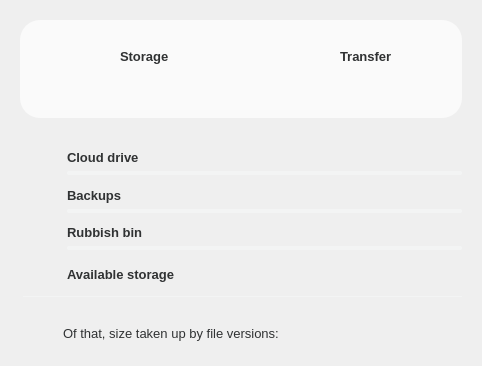
<?xml version="1.0" encoding="UTF-8"?>
<ui version="4.0">
 <class>AccountDetailsDialog</class>
 <widget class="QDialog" name="AccountDetailsDialog">
  <property name="enabled">
   <bool>true</bool>
  </property>
  <property name="geometry">
   <rect>
    <x>0</x>
    <y>0</y>
    <width>440</width>
    <height>366</height>
   </rect>
  </property>
  <property name="windowTitle">
   <string>Account usage details</string>
  </property>
  <property name="windowIcon">
   <iconset theme="mega"/>
  </property>
  <property name="styleSheet">
   <string notr="true">/*ColorTokenIcon;Button;bCloudDrive;active;off;colorToken.icon-secondary*/
/*ColorTokenIcon;Button;bCloudDrive;normal;off;colorToken.icon-secondary*/
/*ColorTokenIcon;Button;bVault;active;off;colorToken.icon-secondary*/
/*ColorTokenIcon;Button;bVault;normal;off;colorToken.icon-secondary*/
/*ColorTokenIcon;Button;bRubbish;normal;off;colorToken.icon-secondary*/
/*ColorTokenIcon;Button;bRubbish;active;off;colorToken.icon-secondary*/
/*ColorTokenIcon;Button;bAvailable;normal;off;colorToken.icon-secondary*/
/*ColorTokenIcon;Button;bAvailable;active;off;colorToken.icon-secondary*/
/*ColorTokenIcon;Button;bVersionIcon;normal;off;colorToken.icon-secondary*/
/*ColorTokenIcon;Button;bVersionIcon;active;off;colorToken.icon-secondary*/

#wCircularStorage, #wCircularTransfer
{
qproperty-outerCircleBackgroundColor: #f3f4f4; /*colorToken.surface-2*/
qproperty-innerCircleBackgroundColor: #ffffff; /*colorToken.page-background*/

qproperty-lightOkProgressBarColors: #477ef7; /*colorToken.indicator-indigo*/
qproperty-darkOkProgressBarColors: #477ef7; /*colorToken.indicator-indigo*/
qproperty-lightWarnProgressBarColors: #fb6514; /*colorToken.indicator-orange*/
qproperty-darkWarnProgressBarColors: #fb6514; /*colorToken.indicator-orange*/
qproperty-lightFullProgressBarColors: #F63D6B; /*colorToken.indicator-pink*/
qproperty-darkFullProgressBarColors: #F63D6B; /*colorToken.indicator-pink*/

qproperty-okStateTextColor: #303233; /*colorToken.text-primary*/
}

#AccountDetailsDialog[storageState=&quot;warning&quot;] #headerBox #lUsedStorage
{
color: #fb6514; /*colorToken.indicator-orange*/
}

#AccountDetailsDialog[storageState=&quot;full&quot;] #headerBox #lUsedStorage
{
color: #f63d6b; /*colorToken.indicator-pink*/
}

#AccountDetailsDialog[transferState=&quot;warning&quot;] #headerBox #lUsedTransfer
{
color: #fb6514; /*colorToken.indicator-orange*/
}

#AccountDetailsDialog[transferState=&quot;full&quot;] #headerBox #lUsedTransfer
{
color: #f63d6b; /*colorToken.indicator-pink*/
}

#pLoading, #pStorageAndTransferUsage, #wStorageUsage, #wTransferUsage, #wStorageDetails, #wTransferDetails
{
background-color: transparent;
}

QGroupBox
{
margin-top: 20px;
margin-right: 20px;
margin-left: 20px;
margin-bottom: 20px;
}

#line
{
background-color: #f3f4f4; /*colorToken.surface-2*/
border-style: none;
}

#headerBox
{
border-style:none;
border-radius:20px;
background-color: #fafafa; /*colorToken.surface-1*/
}

QProgressBar
{
height: 4px;
min-height: 4px;
max-height: 4px;
border:0px;
border-radius: 2px;
background-color: #f3f4f4; /*colorToken.surface-2*/
margin-bottom: 4px;
}

QProgressBar::chunk
{
background-color: #477EF7; /*colorToken.indicator-indigo*/
border-radius: 2px;
border:0px;
}

#wDetailedUsage QPushButton, #bVersionIcon
{
border-style: none;
background-color: transparent;
padding-left: 10px;
padding-right: 10px;
height: 22px;
color: transparent;
font-weight: bold;
}

#AccountDetailsDialog
{
border-radius: 0 0 4px 4px;
}

QLabel
{
font-family: &quot;Lato&quot;;
background-color: transparent;
color: #303233; /*colorToken.text-primary*/
font-size: 13px;
}

#sHeader
{
    background-color: transparent;
    height: 96px;
    width: 440px;
    height: 96px;
    width: 440px;
    max-height: 96px;
    min-height: 96px;
    max-width:440px;
    min-width:440px;
}

#lCloudDrive, #lVault, #lRubbish, #lStorage, #lTransfer, #lAvailable
{
  font-weight: bold;
}

#lStorage, #lTransfer
{
  qproperty-alignment: 'AlignLeft | AlignVCenter';
}

#lCloudDrive, #lVault, #lRubbish, #lAvailable
{
    qproperty-alignment: 'AlignLeft | AlignBottom';
}

#wCloudDrive, #wRubbish, #wVault
{
    border: 0px;
}

#lStorage, #lTransfer, #lUsedStorage, #lUsedTransfer
{
    margin-left: 6px;
}

#lStorage, #lTransfer
{
    padding-bottom: 4px;
}

#lUsedCloudDrive, #lUsedVault,  #lUsedRubbish
{
    qproperty-alignment: 'AlignRight | AlignBottom';
    padding-right: 4px;
}

#lUsedByVersions
{
    qproperty-alignment: 'AlignRight | AlignVCenter';
    padding-right: 8px;
}

#wDetailedUsage
{
    min-height: 120px;
}

#AccountDetailsDialog[storageState=&quot;warning&quot;] #wDetailedUsage QProgressBar::chunk
{
  background-color: #FF993B;
}

#AccountDetailsDialog[storageState=&quot;full&quot;] #wDetailedUsage  QProgressBar::chunk
{
  background-color: #FF5646;
}

#bCloudDrive, #bVault, #bRubbish
{
    qproperty-iconSize: 24px;
}

#lLoading
{
    border-radius: 16px;
    background-color: transparent;
    height: 32px;
    max-height: 32px;
    min-height: 32px;
    max-width:440px;
    min-width:10px;
    font-size: 14px;
    color: #303233; /*colorToken.text-primary*/
    padding-left:24px;
    padding-right:24px;
    qproperty-alignment: 'AlignVCenter | AlignHCenter';
}

#pLoading, #pStorageAndTransferUsage
{
    height: 96px;
    width: 440px;
    max-height: 96px;
    min-height: 96px;
    max-width:440px;
    min-width:440px;
}

#AccountDetailsDialog[loading=true]  #sHeader
{
    /* Loading page */
    qproperty-currentIndex: 0;
}

#AccountDetailsDialog[loading=false]  #sHeader
{
    /* Usage page */
    qproperty-currentIndex: 1;
}

#AccountDetailsDialog[accountType=&quot;free&quot;] #pStorageAndTransferUsage QStackedWidget, #AccountDetailsDialog[accountType=&quot;pro&quot;] #pStorageAndTransferUsage QStackedWidget
{
    /* Business account pages */
    qproperty-currentIndex: 0;
}

#AccountDetailsDialog[accountType=&quot;business&quot;]  #pStorageAndTransferUsage QStackedWidget
{
    /* Non-business account pages */
    qproperty-currentIndex: 1;
}

#pStorageAndTransferUsage #sStorage, #sTransfer
{
height: 65px;
width: 70px;
min-height: 65px;
min-width: 70px;
max-height: 65px;
max-width: 70px;
margin-left: 20px;
background-color: transparent;
}

#wStorageUsage, #wTransferUsage
{
height: 96px;
width: 219px;
max-height: 96px;
min-height: 96px;
max-width:219px;
min-width:219px;
}

#wStorageUsage
{
    border-right: 1px solid transparent;
}

#wTransferUsage
{
    border-left: 1px solid transparent;
}

#pStorageAndTransferUsage QPushButton
{
    qproperty-iconSize: 44px;
    border:0px;
}

#AccountDetailsDialog[accountType=&quot;business&quot;] #bBusinessStorage
{
    qproperty-icon :url(:/images/storage_for_business.png);
}

#AccountDetailsDialog[accountType=&quot;business&quot;]  #bBusinessTransfer
{
    qproperty-icon :url(:/images/transfer_for_business.png);
}
</string>
  </property>
  <property name="sizeGripEnabled">
   <bool>false</bool>
  </property>
  <property name="modal">
   <bool>false</bool>
  </property>
  <layout class="QVBoxLayout" name="verticalLayout_5">
   <property name="spacing">
    <number>0</number>
   </property>
   <property name="leftMargin">
    <number>0</number>
   </property>
   <property name="topMargin">
    <number>0</number>
   </property>
   <property name="rightMargin">
    <number>0</number>
   </property>
   <property name="bottomMargin">
    <number>0</number>
   </property>
   <item>
    <widget class="QGroupBox" name="headerBox">
     <property name="title">
      <string/>
     </property>
     <layout class="QHBoxLayout" name="horizontalLayout_8">
      <property name="spacing">
       <number>0</number>
      </property>
      <property name="leftMargin">
       <number>0</number>
      </property>
      <property name="topMargin">
       <number>0</number>
      </property>
      <property name="rightMargin">
       <number>0</number>
      </property>
      <property name="bottomMargin">
       <number>0</number>
      </property>
      <item>
       <widget class="QStackedWidget" name="sHeader">
        <property name="minimumSize">
         <size>
          <width>440</width>
          <height>96</height>
         </size>
        </property>
        <property name="maximumSize">
         <size>
          <width>440</width>
          <height>96</height>
         </size>
        </property>
        <property name="lineWidth">
         <number>1</number>
        </property>
        <property name="currentIndex">
         <number>1</number>
        </property>
        <widget class="QWidget" name="pLoading">
         <layout class="QGridLayout" name="gridLayout">
          <property name="leftMargin">
           <number>0</number>
          </property>
          <property name="topMargin">
           <number>0</number>
          </property>
          <property name="rightMargin">
           <number>0</number>
          </property>
          <property name="bottomMargin">
           <number>0</number>
          </property>
          <property name="spacing">
           <number>0</number>
          </property>
          <item row="2" column="1">
           <spacer name="verticalSpacer_6">
            <property name="orientation">
             <enum>Qt::Vertical</enum>
            </property>
            <property name="sizeHint" stdset="0">
             <size>
              <width>103</width>
              <height>16</height>
             </size>
            </property>
           </spacer>
          </item>
          <item row="0" column="1">
           <spacer name="verticalSpacer_5">
            <property name="orientation">
             <enum>Qt::Vertical</enum>
            </property>
            <property name="sizeHint" stdset="0">
             <size>
              <width>103</width>
              <height>16</height>
             </size>
            </property>
           </spacer>
          </item>
          <item row="1" column="1">
           <widget class="QLabel" name="lLoading">
            <property name="sizePolicy">
             <sizepolicy hsizetype="Minimum" vsizetype="Preferred">
              <horstretch>0</horstretch>
              <verstretch>0</verstretch>
             </sizepolicy>
            </property>
            <property name="text">
             <string>Loading...</string>
            </property>
           </widget>
          </item>
          <item row="1" column="0">
           <spacer name="horizontalSpacer_7">
            <property name="orientation">
             <enum>Qt::Horizontal</enum>
            </property>
            <property name="sizeHint" stdset="0">
             <size>
              <width>40</width>
              <height>20</height>
             </size>
            </property>
           </spacer>
          </item>
          <item row="1" column="2">
           <spacer name="horizontalSpacer_8">
            <property name="orientation">
             <enum>Qt::Horizontal</enum>
            </property>
            <property name="sizeHint" stdset="0">
             <size>
              <width>40</width>
              <height>20</height>
             </size>
            </property>
           </spacer>
          </item>
         </layout>
        </widget>
        <widget class="QWidget" name="pStorageAndTransferUsage">
         <property name="minimumSize">
          <size>
           <width>440</width>
           <height>96</height>
          </size>
         </property>
         <property name="maximumSize">
          <size>
           <width>440</width>
           <height>96</height>
          </size>
         </property>
         <layout class="QHBoxLayout" name="horizontalLayout_22">
          <property name="spacing">
           <number>0</number>
          </property>
          <property name="leftMargin">
           <number>0</number>
          </property>
          <property name="topMargin">
           <number>0</number>
          </property>
          <property name="rightMargin">
           <number>0</number>
          </property>
          <property name="bottomMargin">
           <number>0</number>
          </property>
          <item>
           <widget class="QWidget" name="wStorageUsage" native="true">
            <property name="minimumSize">
             <size>
              <width>220</width>
              <height>96</height>
             </size>
            </property>
            <property name="maximumSize">
             <size>
              <width>220</width>
              <height>96</height>
             </size>
            </property>
            <layout class="QHBoxLayout" name="horizontalLayout_23">
             <property name="spacing">
              <number>0</number>
             </property>
             <property name="leftMargin">
              <number>0</number>
             </property>
             <property name="topMargin">
              <number>0</number>
             </property>
             <property name="rightMargin">
              <number>0</number>
             </property>
             <property name="bottomMargin">
              <number>0</number>
             </property>
             <item>
              <widget class="QStackedWidget" name="sStorage">
               <property name="currentIndex">
                <number>0</number>
               </property>
               <widget class="CircularUsageProgressBar" name="wCircularStorage"/>
               <widget class="QWidget" name="wBusinessStorage">
                <layout class="QHBoxLayout" name="horizontalLayout_24">
                 <property name="spacing">
                  <number>0</number>
                 </property>
                 <property name="leftMargin">
                  <number>0</number>
                 </property>
                 <property name="topMargin">
                  <number>0</number>
                 </property>
                 <property name="rightMargin">
                  <number>0</number>
                 </property>
                 <property name="bottomMargin">
                  <number>0</number>
                 </property>
                 <item>
                  <widget class="QPushButton" name="bBusinessStorage"/>
                 </item>
                </layout>
               </widget>
              </widget>
             </item>
             <item>
              <widget class="QWidget" name="wStorageDetails" native="true">
               <layout class="QVBoxLayout" name="verticalLayout_2">
                <property name="spacing">
                 <number>0</number>
                </property>
                <property name="leftMargin">
                 <number>0</number>
                </property>
                <property name="topMargin">
                 <number>0</number>
                </property>
                <property name="rightMargin">
                 <number>0</number>
                </property>
                <property name="bottomMargin">
                 <number>0</number>
                </property>
                <item>
                 <spacer name="verticalSpacer">
                  <property name="orientation">
                   <enum>Qt::Vertical</enum>
                  </property>
                  <property name="sizeHint" stdset="0">
                   <size>
                    <width>20</width>
                    <height>40</height>
                   </size>
                  </property>
                 </spacer>
                </item>
                <item>
                 <widget class="QLabel" name="lStorage">
                  <property name="text">
                   <string>Storage</string>
                  </property>
                 </widget>
                </item>
                <item>
                 <layout class="QHBoxLayout" name="horizontalLayout_2">
                  <property name="spacing">
                   <number>0</number>
                  </property>
                  <item>
                   <widget class="QLabel" name="lUsedStorage"/>
                  </item>
                  <item>
                   <widget class="QLabel" name="lTotalStorage"/>
                  </item>
                  <item>
                   <spacer name="horizontalSpacer">
                    <property name="orientation">
                     <enum>Qt::Horizontal</enum>
                    </property>
                    <property name="sizeHint" stdset="0">
                     <size>
                      <width>40</width>
                      <height>20</height>
                     </size>
                    </property>
                   </spacer>
                  </item>
                 </layout>
                </item>
                <item>
                 <spacer name="verticalSpacer_2">
                  <property name="orientation">
                   <enum>Qt::Vertical</enum>
                  </property>
                  <property name="sizeHint" stdset="0">
                   <size>
                    <width>20</width>
                    <height>40</height>
                   </size>
                  </property>
                 </spacer>
                </item>
               </layout>
              </widget>
             </item>
            </layout>
           </widget>
          </item>
          <item>
           <widget class="QWidget" name="wTransferUsage" native="true">
            <property name="minimumSize">
             <size>
              <width>220</width>
              <height>96</height>
             </size>
            </property>
            <property name="maximumSize">
             <size>
              <width>220</width>
              <height>96</height>
             </size>
            </property>
            <layout class="QHBoxLayout" name="horizontalLayout_25">
             <property name="spacing">
              <number>0</number>
             </property>
             <property name="leftMargin">
              <number>0</number>
             </property>
             <property name="topMargin">
              <number>0</number>
             </property>
             <property name="rightMargin">
              <number>0</number>
             </property>
             <property name="bottomMargin">
              <number>0</number>
             </property>
             <item>
              <widget class="QStackedWidget" name="sTransfer">
               <widget class="CircularUsageProgressBar" name="wCircularTransfer"/>
               <widget class="QWidget" name="wBusinessTransfer">
                <layout class="QHBoxLayout" name="horizontalLayout_26">
                 <property name="spacing">
                  <number>0</number>
                 </property>
                 <property name="leftMargin">
                  <number>0</number>
                 </property>
                 <property name="topMargin">
                  <number>0</number>
                 </property>
                 <property name="rightMargin">
                  <number>0</number>
                 </property>
                 <property name="bottomMargin">
                  <number>0</number>
                 </property>
                 <item>
                  <widget class="QPushButton" name="bBusinessTransfer"/>
                 </item>
                </layout>
               </widget>
              </widget>
             </item>
             <item>
              <widget class="QWidget" name="wTransferDetails" native="true">
               <layout class="QVBoxLayout" name="verticalLayout_6">
                <property name="spacing">
                 <number>0</number>
                </property>
                <property name="leftMargin">
                 <number>0</number>
                </property>
                <property name="topMargin">
                 <number>0</number>
                </property>
                <property name="rightMargin">
                 <number>0</number>
                </property>
                <property name="bottomMargin">
                 <number>0</number>
                </property>
                <item>
                 <spacer name="verticalSpacer_3">
                  <property name="orientation">
                   <enum>Qt::Vertical</enum>
                  </property>
                  <property name="sizeHint" stdset="0">
                   <size>
                    <width>20</width>
                    <height>40</height>
                   </size>
                  </property>
                 </spacer>
                </item>
                <item>
                 <widget class="QLabel" name="lTransfer">
                  <property name="text">
                   <string>Transfer</string>
                  </property>
                 </widget>
                </item>
                <item>
                 <layout class="QHBoxLayout" name="horizontalLayout_5">
                  <property name="spacing">
                   <number>0</number>
                  </property>
                  <item>
                   <widget class="QLabel" name="lUsedTransfer"/>
                  </item>
                  <item>
                   <widget class="QLabel" name="lTotalTransfer"/>
                  </item>
                  <item>
                   <spacer name="horizontalSpacer_2">
                    <property name="orientation">
                     <enum>Qt::Horizontal</enum>
                    </property>
                    <property name="sizeHint" stdset="0">
                     <size>
                      <width>40</width>
                      <height>20</height>
                     </size>
                    </property>
                   </spacer>
                  </item>
                 </layout>
                </item>
                <item>
                 <spacer name="verticalSpacer_4">
                  <property name="orientation">
                   <enum>Qt::Vertical</enum>
                  </property>
                  <property name="sizeHint" stdset="0">
                   <size>
                    <width>20</width>
                    <height>40</height>
                   </size>
                  </property>
                 </spacer>
                </item>
               </layout>
              </widget>
             </item>
            </layout>
           </widget>
          </item>
         </layout>
        </widget>
       </widget>
      </item>
     </layout>
    </widget>
   </item>
   <item>
    <widget class="QWidget" name="wDetailedUsage" native="true">
     <property name="minimumSize">
      <size>
       <width>0</width>
       <height>120</height>
      </size>
     </property>
     <property name="maximumSize">
      <size>
       <width>16777215</width>
       <height>16777215</height>
      </size>
     </property>
     <layout class="QVBoxLayout" name="verticalLayout_4">
      <property name="spacing">
       <number>17</number>
      </property>
      <property name="leftMargin">
       <number>23</number>
      </property>
      <property name="rightMargin">
       <number>20</number>
      </property>
      <item>
       <widget class="QWidget" name="wCloudDrive" native="true">
        <property name="sizePolicy">
         <sizepolicy hsizetype="Preferred" vsizetype="Fixed">
          <horstretch>0</horstretch>
          <verstretch>0</verstretch>
         </sizepolicy>
        </property>
        <property name="minimumSize">
         <size>
          <width>0</width>
          <height>32</height>
         </size>
        </property>
        <property name="maximumSize">
         <size>
          <width>16777215</width>
          <height>32</height>
         </size>
        </property>
        <layout class="QHBoxLayout" name="horizontalLayout">
         <property name="spacing">
          <number>12</number>
         </property>
         <property name="leftMargin">
          <number>0</number>
         </property>
         <property name="topMargin">
          <number>0</number>
         </property>
         <property name="rightMargin">
          <number>0</number>
         </property>
         <property name="bottomMargin">
          <number>0</number>
         </property>
         <item>
          <widget class="QPushButton" name="bCloudDrive">
           <property name="enabled">
            <bool>true</bool>
           </property>
           <property name="sizePolicy">
            <sizepolicy hsizetype="Fixed" vsizetype="Fixed">
             <horstretch>0</horstretch>
             <verstretch>0</verstretch>
            </sizepolicy>
           </property>
           <property name="minimumSize">
            <size>
             <width>32</width>
             <height>32</height>
            </size>
           </property>
           <property name="maximumSize">
            <size>
             <width>32</width>
             <height>32</height>
            </size>
           </property>
           <property name="icon">
            <iconset resource="../Resources_win.qrc">
             <normaloff>:/images/account_details/cloud.svg</normaloff>:/images/account_details/cloud.svg</iconset>
           </property>
           <property name="iconSize">
            <size>
             <width>24</width>
             <height>24</height>
            </size>
           </property>
           <property name="autoDefault">
            <bool>true</bool>
           </property>
           <property name="default">
            <bool>false</bool>
           </property>
           <property name="flat">
            <bool>false</bool>
           </property>
          </widget>
         </item>
         <item>
          <layout class="QVBoxLayout" name="verticalLayout">
           <property name="spacing">
            <number>4</number>
           </property>
           <item>
            <layout class="QHBoxLayout" name="horizontalLayout_3">
             <property name="spacing">
              <number>0</number>
             </property>
             <item>
              <widget class="QLabel" name="lCloudDrive">
               <property name="text">
                <string>Cloud drive</string>
               </property>
              </widget>
             </item>
             <item>
              <widget class="QLabel" name="lUsedCloudDrive"/>
             </item>
            </layout>
           </item>
           <item>
            <widget class="QProgressBar" name="pbCloudDrive">
             <property name="value">
              <number>0</number>
             </property>
             <property name="textVisible">
              <bool>false</bool>
             </property>
            </widget>
           </item>
          </layout>
         </item>
        </layout>
       </widget>
      </item>
      <item>
       <widget class="QWidget" name="wVault" native="true">
        <property name="sizePolicy">
         <sizepolicy hsizetype="Preferred" vsizetype="Fixed">
          <horstretch>0</horstretch>
          <verstretch>0</verstretch>
         </sizepolicy>
        </property>
        <property name="minimumSize">
         <size>
          <width>0</width>
          <height>32</height>
         </size>
        </property>
        <property name="maximumSize">
         <size>
          <width>16777215</width>
          <height>32</height>
         </size>
        </property>
        <layout class="QHBoxLayout" name="horizontalLayout_21">
         <property name="spacing">
          <number>12</number>
         </property>
         <property name="leftMargin">
          <number>0</number>
         </property>
         <property name="topMargin">
          <number>0</number>
         </property>
         <property name="rightMargin">
          <number>0</number>
         </property>
         <property name="bottomMargin">
          <number>0</number>
         </property>
         <item>
          <widget class="QPushButton" name="bVault">
           <property name="sizePolicy">
            <sizepolicy hsizetype="Fixed" vsizetype="Fixed">
             <horstretch>0</horstretch>
             <verstretch>0</verstretch>
            </sizepolicy>
           </property>
           <property name="minimumSize">
            <size>
             <width>32</width>
             <height>32</height>
            </size>
           </property>
           <property name="maximumSize">
            <size>
             <width>32</width>
             <height>32</height>
            </size>
           </property>
           <property name="icon">
            <iconset resource="../Resources_win.qrc">
             <normaloff>:/images/account_details/database.svg</normaloff>:/images/account_details/database.svg</iconset>
           </property>
           <property name="iconSize">
            <size>
             <width>24</width>
             <height>24</height>
            </size>
           </property>
          </widget>
         </item>
         <item>
          <layout class="QVBoxLayout" name="verticalLayout_20">
           <property name="spacing">
            <number>4</number>
           </property>
           <item>
            <layout class="QHBoxLayout" name="horizontalLayout_30">
             <property name="spacing">
              <number>0</number>
             </property>
             <item>
              <widget class="QLabel" name="lVault">
               <property name="text">
                <string>Backups</string>
               </property>
              </widget>
             </item>
             <item>
              <widget class="QLabel" name="lUsedVault"/>
             </item>
            </layout>
           </item>
           <item>
            <widget class="QProgressBar" name="pbVault">
             <property name="value">
              <number>0</number>
             </property>
             <property name="textVisible">
              <bool>false</bool>
             </property>
            </widget>
           </item>
          </layout>
         </item>
        </layout>
       </widget>
      </item>
      <item>
       <widget class="QWidget" name="wRubbish" native="true">
        <property name="sizePolicy">
         <sizepolicy hsizetype="Preferred" vsizetype="Fixed">
          <horstretch>0</horstretch>
          <verstretch>0</verstretch>
         </sizepolicy>
        </property>
        <property name="minimumSize">
         <size>
          <width>0</width>
          <height>32</height>
         </size>
        </property>
        <property name="maximumSize">
         <size>
          <width>16777215</width>
          <height>32</height>
         </size>
        </property>
        <layout class="QHBoxLayout" name="horizontalLayout_7">
         <property name="spacing">
          <number>12</number>
         </property>
         <property name="leftMargin">
          <number>0</number>
         </property>
         <property name="topMargin">
          <number>0</number>
         </property>
         <property name="rightMargin">
          <number>0</number>
         </property>
         <property name="bottomMargin">
          <number>0</number>
         </property>
         <item>
          <widget class="QPushButton" name="bRubbish">
           <property name="sizePolicy">
            <sizepolicy hsizetype="Fixed" vsizetype="Fixed">
             <horstretch>0</horstretch>
             <verstretch>0</verstretch>
            </sizepolicy>
           </property>
           <property name="minimumSize">
            <size>
             <width>32</width>
             <height>32</height>
            </size>
           </property>
           <property name="maximumSize">
            <size>
             <width>32</width>
             <height>32</height>
            </size>
           </property>
           <property name="icon">
            <iconset resource="../Resources_win.qrc">
             <normaloff>:/images/account_details/trash.svg</normaloff>:/images/account_details/trash.svg</iconset>
           </property>
           <property name="iconSize">
            <size>
             <width>24</width>
             <height>24</height>
            </size>
           </property>
          </widget>
         </item>
         <item>
          <layout class="QVBoxLayout" name="verticalLayout_3">
           <property name="spacing">
            <number>4</number>
           </property>
           <item>
            <layout class="QHBoxLayout" name="horizontalLayout_4">
             <property name="spacing">
              <number>0</number>
             </property>
             <item>
              <widget class="QLabel" name="lRubbish">
               <property name="text">
                <string>Rubbish bin</string>
               </property>
              </widget>
             </item>
             <item>
              <widget class="QLabel" name="lUsedRubbish"/>
             </item>
            </layout>
           </item>
           <item>
            <widget class="QProgressBar" name="pbRubbish">
             <property name="value">
              <number>0</number>
             </property>
             <property name="textVisible">
              <bool>false</bool>
             </property>
            </widget>
           </item>
          </layout>
         </item>
        </layout>
       </widget>
      </item>
      <item>
       <widget class="QWidget" name="wAvailable" native="true">
        <property name="sizePolicy">
         <sizepolicy hsizetype="Preferred" vsizetype="Fixed">
          <horstretch>0</horstretch>
          <verstretch>0</verstretch>
         </sizepolicy>
        </property>
        <property name="minimumSize">
         <size>
          <width>0</width>
          <height>32</height>
         </size>
        </property>
        <property name="maximumSize">
         <size>
          <width>16777215</width>
          <height>32</height>
         </size>
        </property>
        <layout class="QHBoxLayout" name="horizontalLayout_12">
         <property name="spacing">
          <number>12</number>
         </property>
         <property name="leftMargin">
          <number>0</number>
         </property>
         <property name="topMargin">
          <number>0</number>
         </property>
         <property name="rightMargin">
          <number>0</number>
         </property>
         <property name="bottomMargin">
          <number>0</number>
         </property>
         <item>
          <widget class="QPushButton" name="bAvailable">
           <property name="sizePolicy">
            <sizepolicy hsizetype="Fixed" vsizetype="Fixed">
             <horstretch>0</horstretch>
             <verstretch>0</verstretch>
            </sizepolicy>
           </property>
           <property name="minimumSize">
            <size>
             <width>32</width>
             <height>32</height>
            </size>
           </property>
           <property name="maximumSize">
            <size>
             <width>32</width>
             <height>32</height>
            </size>
           </property>
           <property name="icon">
            <iconset resource="../Resources_win.qrc">
             <normaloff>:/images/account_details/pie.svg</normaloff>:/images/account_details/pie.svg</iconset>
           </property>
           <property name="iconSize">
            <size>
             <width>24</width>
             <height>24</height>
            </size>
           </property>
          </widget>
         </item>
         <item>
          <layout class="QHBoxLayout" name="horizontalLayout_13">
           <property name="spacing">
            <number>0</number>
           </property>
           <property name="rightMargin">
            <number>8</number>
           </property>
           <item alignment="Qt::AlignVCenter">
            <widget class="QLabel" name="lAvailable">
             <property name="text">
              <string>Available storage</string>
             </property>
            </widget>
           </item>
           <item alignment="Qt::AlignRight|Qt::AlignVCenter">
            <widget class="QLabel" name="lAvailableStorage"/>
           </item>
          </layout>
         </item>
        </layout>
       </widget>
      </item>
      <item>
       <widget class="Line" name="line">
        <property name="maximumSize">
         <size>
          <width>16777215</width>
          <height>1</height>
         </size>
        </property>
        <property name="frameShadow">
         <enum>QFrame::Plain</enum>
        </property>
        <property name="lineWidth">
         <number>1</number>
        </property>
        <property name="orientation">
         <enum>Qt::Horizontal</enum>
        </property>
       </widget>
      </item>
     </layout>
    </widget>
   </item>
   <item>
    <widget class="QWidget" name="wSizeVersions" native="true">
     <layout class="QHBoxLayout" name="horizontalLayout_6">
      <property name="leftMargin">
       <number>25</number>
      </property>
      <property name="topMargin">
       <number>11</number>
      </property>
      <property name="rightMargin">
       <number>7</number>
      </property>
      <property name="bottomMargin">
       <number>17</number>
      </property>
      <item>
       <widget class="QPushButton" name="bVersionIcon">
        <property name="sizePolicy">
         <sizepolicy hsizetype="Fixed" vsizetype="Fixed">
          <horstretch>0</horstretch>
          <verstretch>0</verstretch>
         </sizepolicy>
        </property>
        <property name="minimumSize">
         <size>
          <width>32</width>
          <height>32</height>
         </size>
        </property>
        <property name="maximumSize">
         <size>
          <width>32</width>
          <height>32</height>
         </size>
        </property>
        <property name="icon">
         <iconset resource="../Resources_win.qrc">
          <normaloff>:/images/account_details/versions.svg</normaloff>:/images/account_details/versions.svg</iconset>
        </property>
        <property name="iconSize">
         <size>
          <width>24</width>
          <height>24</height>
         </size>
        </property>
       </widget>
      </item>
      <item>
       <widget class="QLabel" name="lVersions">
        <property name="sizePolicy">
         <sizepolicy hsizetype="Expanding" vsizetype="Preferred">
          <horstretch>0</horstretch>
          <verstretch>0</verstretch>
         </sizepolicy>
        </property>
        <property name="text">
         <string>Of that, size taken up by file versions:</string>
        </property>
        <property name="wordWrap">
         <bool>true</bool>
        </property>
       </widget>
      </item>
      <item>
       <widget class="QLabel" name="lUsedByVersions"/>
      </item>
     </layout>
    </widget>
   </item>
  </layout>
 </widget>
 <customwidgets>
  <customwidget>
   <class>CircularUsageProgressBar</class>
   <extends>QWidget</extends>
   <header>CircularUsageProgressBar.h</header>
   <container>1</container>
  </customwidget>
 </customwidgets>
 <connections/>
</ui>
